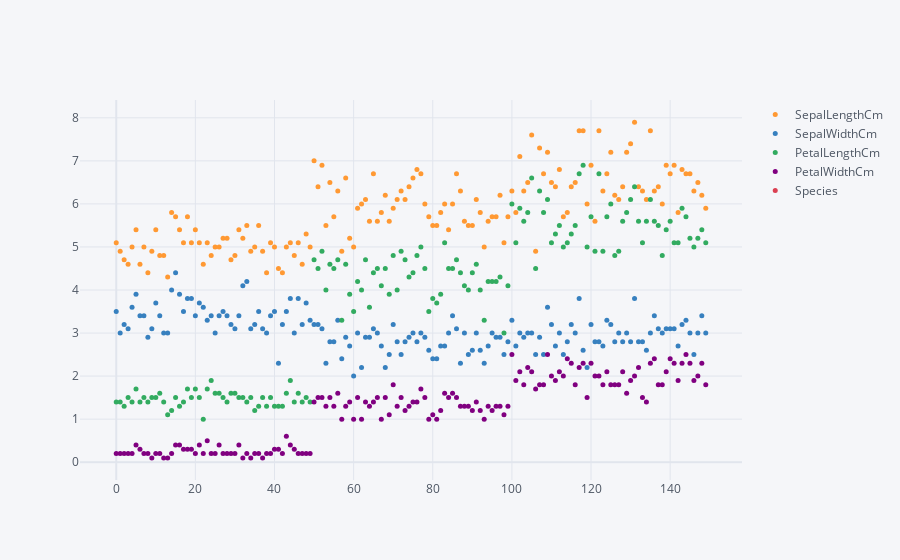

Notebook code cell kept with this figure:
### Code cell
df.iplot(kind='scatter',mode='markers',size=5)
#size of dots

### Figure 1 — Plotly figure (JSON) as saved in the notebook; plotly's stock layout.template omitted (floating-point values rounded to 4 significant figures; data arrays with more than 128 entries replaced by an {"elided": "..."} marker saying what was removed)
{"data": [{"line": {"color": "rgba(255, 153, 51, 1.0)", "dash": "solid", "shape": "linear", "width": 1.3}, "marker": {"size": 5, "symbol": "circle"}, "mode": "markers", "name": "SepalLengthCm", "text": "", "type": "scatter", "x": {"elided": "150 int values"}, "y": {"elided": "150 float values"}}, {"line": {"color": "rgba(55, 128, 191, 1.0)", "dash": "solid", "shape": "linear", "width": 1.3}, "marker": {"size": 5, "symbol": "circle"}, "mode": "markers", "name": "SepalWidthCm", "text": "", "type": "scatter", "x": {"elided": "150 int values"}, "y": {"elided": "150 float values"}}, {"line": {"color": "rgba(50, 171, 96, 1.0)", "dash": "solid", "shape": "linear", "width": 1.3}, "marker": {"size": 5, "symbol": "circle"}, "mode": "markers", "name": "PetalLengthCm", "text": "", "type": "scatter", "x": {"elided": "150 int values"}, "y": {"elided": "150 float values"}}, {"line": {"color": "rgba(128, 0, 128, 1.0)", "dash": "solid", "shape": "linear", "width": 1.3}, "marker": {"size": 5, "symbol": "circle"}, "mode": "markers", "name": "PetalWidthCm", "text": "", "type": "scatter", "x": {"elided": "150 int values"}, "y": {"elided": "150 float values"}}, {"line": {"color": "rgba(219, 64, 82, 1.0)", "dash": "solid", "shape": "linear", "width": 1.3}, "marker": {"size": 5, "symbol": "circle"}, "mode": "markers", "name": "Species", "text": "", "type": "scatter", "x": {"elided": "150 int values"}, "y": {"elided": "150 str values"}}], "layout": {"legend": {"bgcolor": "#F5F6F9", "font": {"color": "#4D5663"}}, "paper_bgcolor": "#F5F6F9", "plot_bgcolor": "#F5F6F9", "title": {"font": {"color": "#4D5663"}}, "xaxis": {"gridcolor": "#E1E5ED", "showgrid": true, "tickfont": {"color": "#4D5663"}, "title": {"font": {"color": "#4D5663"}, "text": ""}, "zerolinecolor": "#E1E5ED"}, "yaxis": {"gridcolor": "#E1E5ED", "showgrid": true, "tickfont": {"color": "#4D5663"}, "title": {"font": {"color": "#4D5663"}, "text": ""}, "zerolinecolor": "#E1E5ED"}}}
